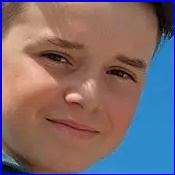
#> input picture 4f.jpg, 175 x 175 px
$ python face_detect.py
#> lines starting #> are read from the running program, lines starting #| are printed output that depends on the picture; after the words box and inside, x2 and y2 are one past the last pixel; in counts of white or black regions, pixels touching at a corner belong together
import cv2

img = cv2.imread("4f.jpg")
#> img is the input picture: shape (175, 175, 3); mean B, G, R 111.8, 106.3, 123.9

gray= cv2.cvtColor(img, cv2.COLOR_BGR2GRAY)
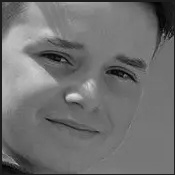
#> gray: shape (175, 175); min 1, max 221, mean 112.2

face_cascade = cv2.CascadeClassifier('haarcascade_frontalface_default.xml')

faces = face_cascade.detectMultiScale(gray)
#> faces = ()
print(faces)

for (x,y,w,h) in faces:
       cv2.rectangle(img,(x,y),(x+w,y+h),(255,0,0),2)
       roi_color = img[y: y+h, x: x+w]
       cv2.imwrite("4f.jpg", roi_color)
#> this loop made 0 passes

cv2.imshow('img',img)
cv2.waitKey(0)

$ run again, with boy.jpg copied over 4f.jpg
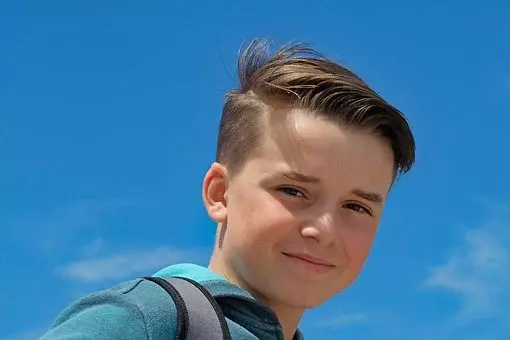
#> input picture boy.jpg, 510 x 340 px
#> img is the input picture: shape (340, 510, 3); mean B, G, R 164.1, 122.5, 66.8
#> `gray= cv2.cvtColor(img, cv2.COLOR_BGR2GRAY)`:
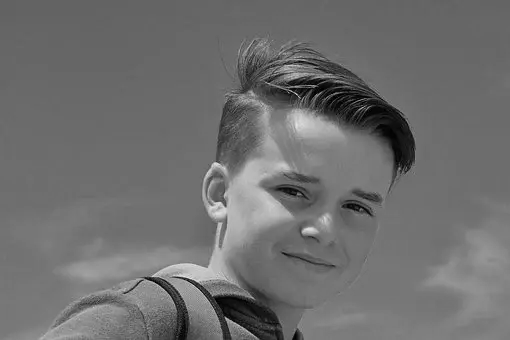
#> gray: shape (340, 510); min 0, max 231, mean 110.5
#> faces = [[236, 134, 175, 175]]
#| [[236 134 175 175]]
#> the loop `for (x,y,w,h) in faces:` made 1 pass
#> after the loop `for (x,y,w,h) in faces:`:
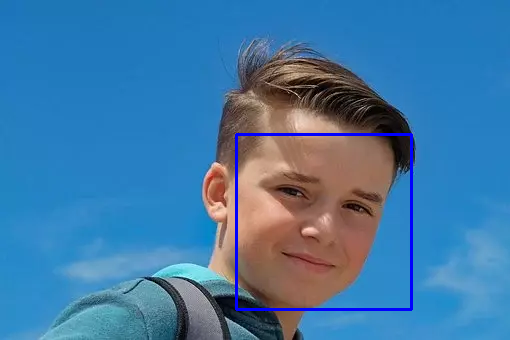
#> img: shape (340, 510, 3); 1.21% of pixels changed, all inside (x1, y1, x2, y2) = (235, 133, 413, 311)
